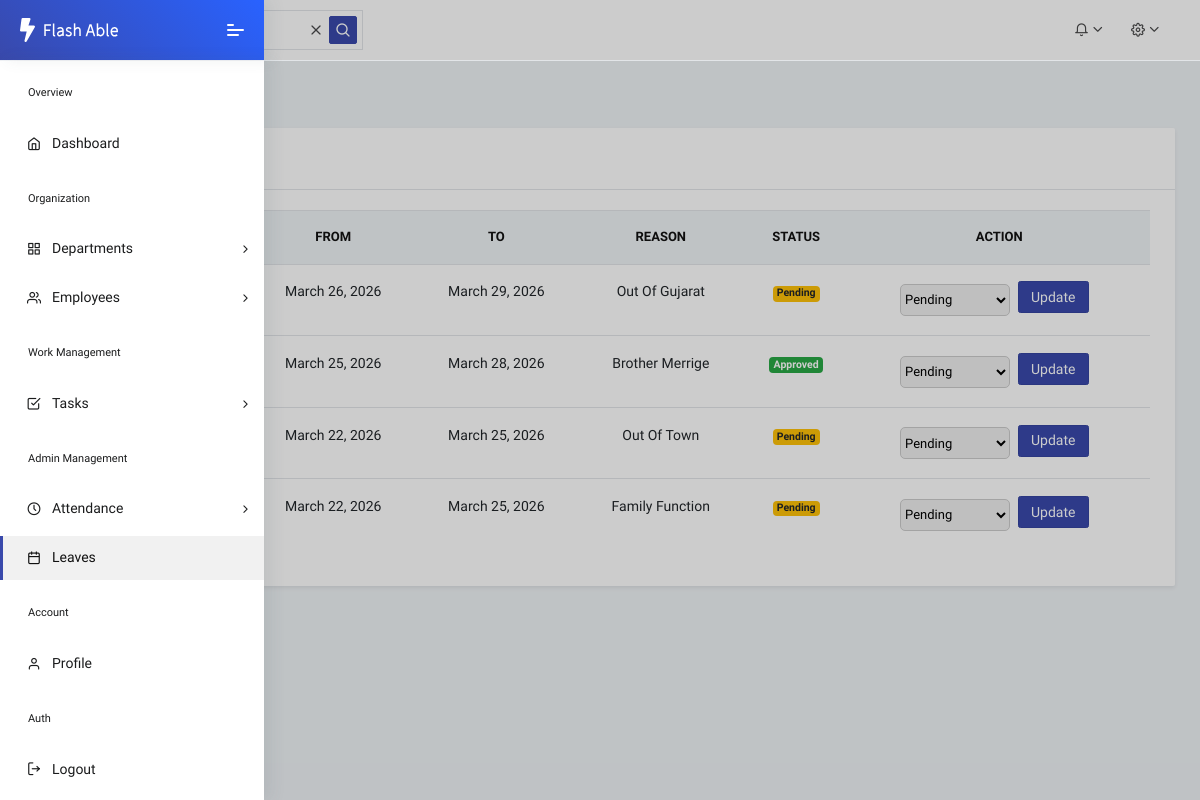
Page /leave_list/ on the committed database.
### core/models.py (models this page shows, shortened)
class Leave(models.Model):
    STATUS = [
        ("Pending", "Pending"),
        ("Approved", "Approved"),
        ("Rejected", "Rejected"),
    ]
    employee = models.ForeignKey(User, on_delete=models.CASCADE)
    start_date = models.DateField()
    end_date = models.DateField()
    reason = models.TextField()
    status = models.CharField(
        max_length=20,
        choices=STATUS,
        default="Pending"
    )

### core/views.py (the view)
# urls.py: path('leave_list/', views.leave_list, name='leave-list'),
def leave_list(request):
    leaves = Leave.objects.select_related('employee').order_by('-id')
    context = {
        'leaves' : leaves
    }
    return render(request,'leave/Leave_list.html',context)

### core/templates/leave/Leave_list.html (shortened to what this page needs)
{% extends 'dashboard/Admin_Dashboard.html' %}
{% load static %}
{% block mein %}
<div class="pcoded-main-container">
    <div class="pcoded-wrapper">
        <div class="pcoded-content">
            <div class="pcoded-inner-content">
                <div class="main-body">
                    <div class="page-wrapper">
                        <div class="page-header mb-3">
                            <div class="page-block">
                                <div class="row align-items-center">
                                    <div class="col-md-12">
                                        <h5 class="m-b-10">Leave Management</h5>
                                    </div>
                                </div>
                            </div>
                        </div>
                        <div class="card shadow-sm">
                            <div class="card-header">
                                <h5 class="mb-0">Leave Requests</h5>
                            </div>
                            <div class="card-body">
                                <div class="table-responsive">
                                    <table class="table table-hover align-middle text-center">
                                        <thead class="table-light">
                                            <tr>
                                                <th>Employee</th>
                                                <th>From</th>
                                                <th>To</th>
                                                <th>Reason</th>
                                                <th>Status</th>
                                                <th>Action</th>
                                            </tr>
                                        </thead>
                                        <tbody>
                                            {% for l in leaves %}
                                            <tr>
                                                <td>{{ l.employee.username }}</td>
                                                <td>{{ l.start_date }}</td>
                                                <td>{{ l.end_date }}</td>
                                                <td>{{ l.reason }}</td>
                                                <td>
                                                    {% if l.status == "Approved" %}
                                                        <span class="badge badge-success">Approved</span>
                                                    {% elif l.status == "Rejected" %}
                                                        <span class="badge badge-danger">Rejected</span>
                                                    {% elif l.status == "Pending" %}
                                                        <span class="badge badge-warning">Pending</span>
                                                    {% endif %}
                                                </td>
                                                <td>
                                                    <form method="post" action="{% url 'update-leave-status' l.id %}"
                                                          style="display:flex; justify-content:center; align-items:center; gap:8px;">
                                                        <select name="status"
                                                                style="width:110px; height:32px; border-radius:5px; border:1px solid #ccc; font-size:13px;">
                                                            <option value="Pending">Pending</option>
                                                        </select>
                                                        <button type="submit" class="btn btn-sm btn-primary" style="height:32px;">
                                                            Update
                                                        </button>
                                                    </form>
                                                </td>
                                            </tr>
                                            {% empty %}
                                            <tr>
                                                <td colspan="6">No leave requests found</td>
                                            </tr>
                                            {% endfor %}
                                        </tbody>
                                    </table>
                                </div>
                            </div>
                        </div>
                    </div>
                </div>
            </div>
        </div>
    </div>
</div>
{% endblock %}

### rows in the picture
Leave: start_date "March 26, 2026", end_date "March 29, 2026", reason "Out Of Gujarat", status "Pending"
Leave: start_date "March 25, 2026", end_date "March 28, 2026", reason "Brother Merrige", status "Approved"
Leave: start_date "March 22, 2026", end_date "March 25, 2026", reason "Out Of Town", status "Pending"
Leave: start_date "March 22, 2026", end_date "March 25, 2026", reason "Family Function", status "Pending"
